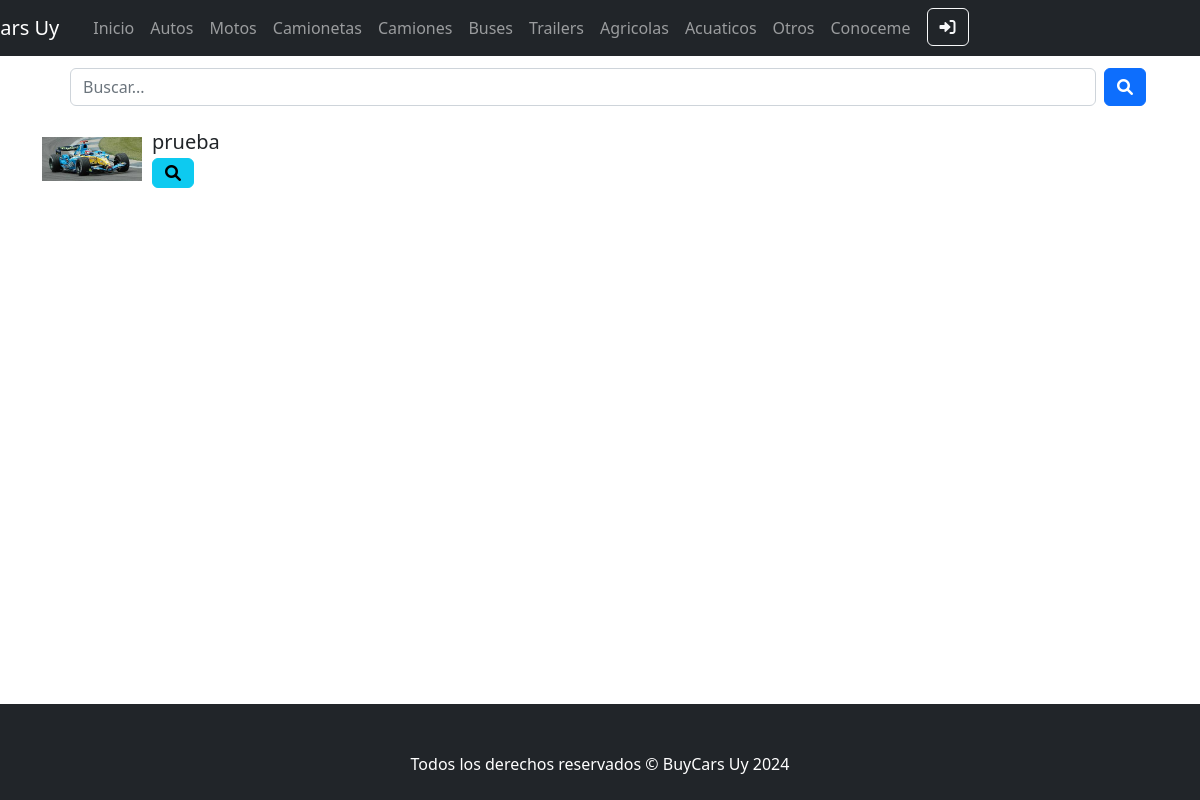
Page /App/vehiculos-lista/autos on the earlier database version.
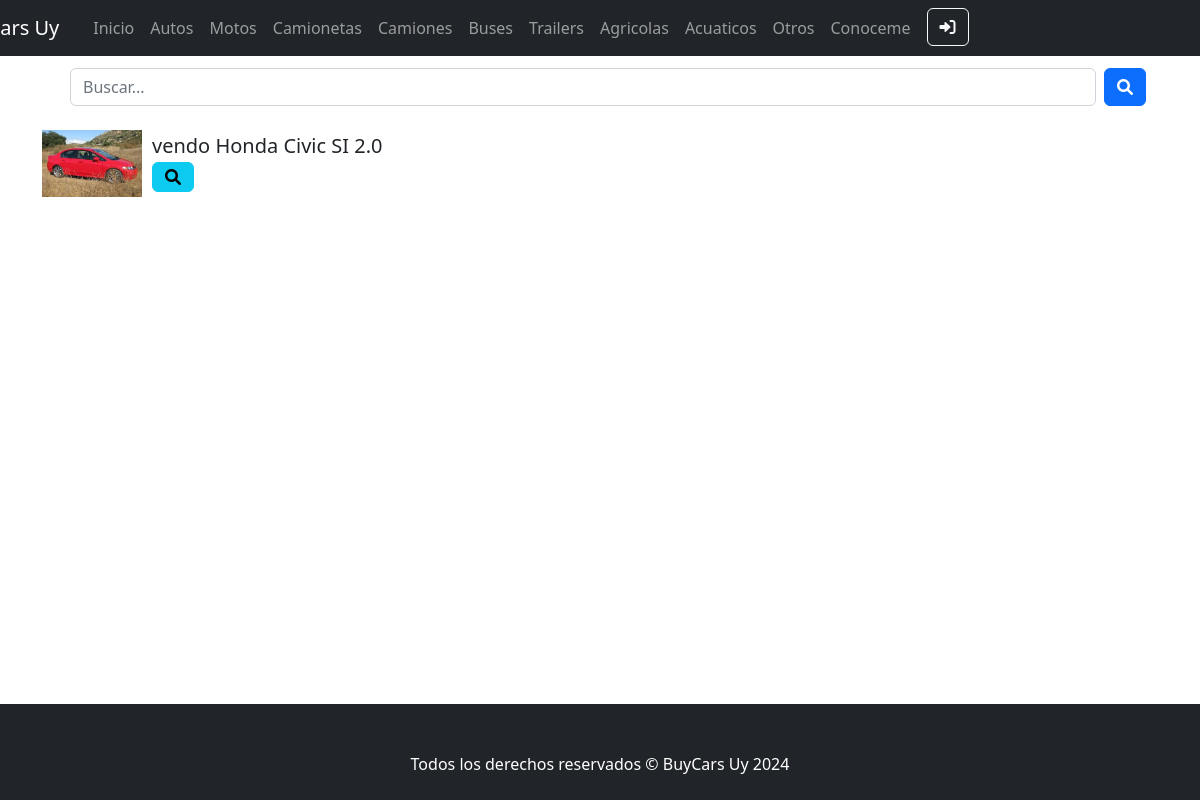
Same page on the later database version.
### App/models.py (models this page shows, shortened)
class Vehiculo(models.Model):
    vehiculoSeleccion = (
    ('autos','Autos'),
    ('motos', 'Motos'),
    ('camionetas','Camionetas'),
    ('camiones','Camiones'),
    ('buses','Buses'),
    ('trailers','Trailers'),
    ('agricolas', 'Agricolas'),
    ('acuaticos', 'Acuaticos'),
    ('otro', 'Otro'),
    )
    vendedor = models.ForeignKey(User, on_delete=models.CASCADE, null=True, blank=True)
    titulo = models.CharField(max_length=200)
    tipo = models.CharField(max_length=15, choices=vehiculoSeleccion, default='autos')
    marca = models.CharField(max_length=40)
    modelo = models.CharField(max_length=40)
    anioFabricacion = models.IntegerField()
    precio = models.DecimalField(max_digits=10, decimal_places=2)
    descripcion = models.TextField(null=True, blank=True)
    fechaPublicacion = models.DateTimeField(auto_now_add=True)
    telefonoVendedor = models.CharField(max_length=20)
    emailVendedor = models.EmailField()
    imagen = models.ImageField(null=True, blank=True, upload_to="media/")
    kilometros = models.IntegerField(null=True, blank=True)
    class Meta:
        ordering = ['vendedor', '-fechaPublicacion']

### App/views.py (the view)
# urls.py: path('vehiculos-lista/<str:vehiculo>', views.vehiculos,name="Vehiculos"),
def vehiculos(req,vehiculo):
    vehiculos = Vehiculo.objects.filter(tipo__icontains=vehiculo)
    return render(req,f"{vehiculo}/{vehiculo}.html",{"vehiculos":vehiculos})

### App/templates/autos/autos.html (shortened to what this page needs)
{% extends "padre.html" %}
{% load static %}
{% block contenidoCambiable %}
<div class="container">
{% if vehiculos %}
<form action="{% url 'VehiculoSearch' 'autos' %}" method="get" class="d-flex align-items-center ms-3">{% csrf_token %}
  <input type="text" id="buscar" name="buscar" class="form-control me-2" placeholder="Buscar...">
  <button type="submit" class="btn btn-primary">
    <i class="fas fa-search"></i>
  </button>
</form>
</div>
<br>
<ul class="list-unstyled">
  {% for auto in vehiculos %}
  <li class="mb-3">
    <div class="d-flex align-items-center">
      {% if auto.imagen %}
        <img src="{{ auto.imagen.url }}" alt="avatar" width="100px" style="margin-right: 10px;">
      {% endif %}
      <div class="flex-grow-1">
        <h5 class="mb-1">{{ auto.titulo }}</h5>
        <div class="d-flex">
          <a class="btn btn-info btn-circle fas fa-search me-2" href="{% url 'VehiculoDetail' 'autos' auto.id %}"></a>
        </div>
      </div>
    </div>
  </li>
  {% endfor %}
</ul>
{% else %}
<div class="text-center">
  <p>No hay autos disponibles.</p>
  <a href="{% url 'VehiculoCreate' vehiculo='autos' %}" class="btn btn-primary">Publicar un nuevo vehículo</a>
</div>
</div>
{% endif %}
{% endblock contenidoCambiable %}

Differences in the rows shown:
removed Vehiculo: imagen (picture), titulo "prueba"
added Vehiculo: imagen (picture), titulo "vendo Honda Civic SI 2.0"
